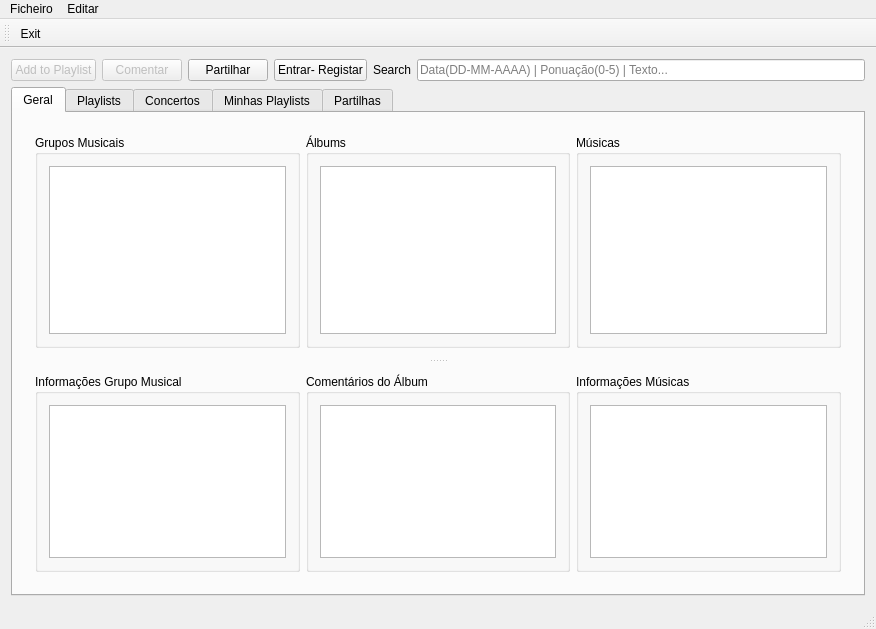
<?xml version="1.0" encoding="UTF-8"?>
<ui version="4.0">
 <class>MainWindow</class>
 <widget class="QMainWindow" name="MainWindow">
  <property name="geometry">
   <rect>
    <x>0</x>
    <y>0</y>
    <width>876</width>
    <height>629</height>
   </rect>
  </property>
  <property name="minimumSize">
   <size>
    <width>750</width>
    <height>400</height>
   </size>
  </property>
  <property name="windowTitle">
   <string>MainWindow</string>
  </property>
  <widget class="QWidget" name="centralWidget">
   <layout class="QGridLayout" name="gridLayout_5">
    <item row="1" column="0">
     <widget class="QTabWidget" name="tabWidget">
      <property name="enabled">
       <bool>true</bool>
      </property>
      <property name="minimumSize">
       <size>
        <width>300</width>
        <height>300</height>
       </size>
      </property>
      <property name="tabPosition">
       <enum>QTabWidget::North</enum>
      </property>
      <property name="tabShape">
       <enum>QTabWidget::Rounded</enum>
      </property>
      <property name="currentIndex">
       <number>0</number>
      </property>
      <property name="movable">
       <bool>false</bool>
      </property>
      <widget class="QWidget" name="tabGeral">
       <attribute name="title">
        <string>Geral</string>
       </attribute>
       <layout class="QGridLayout" name="gridLayout_14">
        <item row="0" column="0">
         <widget class="QSplitter" name="splitter">
          <property name="orientation">
           <enum>Qt::Vertical</enum>
          </property>
          <widget class="QWidget" name="layoutWidget">
           <layout class="QHBoxLayout" name="horizontalLayout">
            <item>
             <widget class="QGroupBox" name="groupBox">
              <property name="minimumSize">
               <size>
                <width>250</width>
                <height>200</height>
               </size>
              </property>
              <property name="title">
               <string>Grupos Musicais</string>
              </property>
              <layout class="QGridLayout" name="gridLayout_2">
               <item row="0" column="0">
                <widget class="QTableView" name="tableViewGrupo">
                 <property name="minimumSize">
                  <size>
                   <width>0</width>
                   <height>0</height>
                  </size>
                 </property>
                </widget>
               </item>
              </layout>
             </widget>
            </item>
            <item>
             <widget class="QGroupBox" name="groupBox_2">
              <property name="minimumSize">
               <size>
                <width>250</width>
                <height>200</height>
               </size>
              </property>
              <property name="title">
               <string>Álbums</string>
              </property>
              <layout class="QGridLayout" name="gridLayout_3">
               <item row="0" column="0">
                <widget class="QTableView" name="tableViewAlbum">
                 <property name="minimumSize">
                  <size>
                   <width>0</width>
                   <height>0</height>
                  </size>
                 </property>
                </widget>
               </item>
              </layout>
             </widget>
            </item>
            <item>
             <widget class="QGroupBox" name="groupBox_3">
              <property name="minimumSize">
               <size>
                <width>250</width>
                <height>200</height>
               </size>
              </property>
              <property name="title">
               <string>Músicas</string>
              </property>
              <layout class="QGridLayout" name="gridLayout_4">
               <item row="0" column="0">
                <widget class="QTableView" name="tableViewMusica">
                 <property name="minimumSize">
                  <size>
                   <width>0</width>
                   <height>0</height>
                  </size>
                 </property>
                </widget>
               </item>
              </layout>
             </widget>
            </item>
           </layout>
          </widget>
          <widget class="QWidget" name="layoutWidget">
           <layout class="QHBoxLayout" name="horizontalLayout_5">
            <item>
             <widget class="QGroupBox" name="groupBox_4">
              <property name="minimumSize">
               <size>
                <width>250</width>
                <height>100</height>
               </size>
              </property>
              <property name="maximumSize">
               <size>
                <width>16777215</width>
                <height>220</height>
               </size>
              </property>
              <property name="title">
               <string>Informações Grupo Musical</string>
              </property>
              <layout class="QGridLayout" name="gridLayout">
               <item row="0" column="0">
                <widget class="QTextEdit" name="textEditInformacoesGrupo">
                 <property name="enabled">
                  <bool>true</bool>
                 </property>
                 <property name="acceptRichText">
                  <bool>false</bool>
                 </property>
                </widget>
               </item>
              </layout>
             </widget>
            </item>
            <item>
             <widget class="QGroupBox" name="groupBox_9">
              <property name="minimumSize">
               <size>
                <width>250</width>
                <height>100</height>
               </size>
              </property>
              <property name="maximumSize">
               <size>
                <width>16777215</width>
                <height>220</height>
               </size>
              </property>
              <property name="title">
               <string>Comentários do Álbum</string>
              </property>
              <layout class="QGridLayout" name="gridLayout_6">
               <item row="0" column="0">
                <widget class="QTextEdit" name="textEditInformacoesAlbum"/>
               </item>
              </layout>
             </widget>
            </item>
            <item>
             <widget class="QGroupBox" name="groupBox_10">
              <property name="minimumSize">
               <size>
                <width>250</width>
                <height>100</height>
               </size>
              </property>
              <property name="maximumSize">
               <size>
                <width>16777215</width>
                <height>220</height>
               </size>
              </property>
              <property name="title">
               <string>Informações Músicas</string>
              </property>
              <layout class="QGridLayout" name="gridLayout_13">
               <item row="0" column="0">
                <widget class="QTextBrowser" name="textBrowserInformacoesMusica"/>
               </item>
              </layout>
             </widget>
            </item>
           </layout>
          </widget>
         </widget>
        </item>
       </layout>
      </widget>
      <widget class="QWidget" name="tabPlaylists">
       <attribute name="title">
        <string>Playlists</string>
       </attribute>
       <layout class="QGridLayout" name="gridLayout_9">
        <item row="0" column="0">
         <layout class="QHBoxLayout" name="horizontalLayout_3">
          <item>
           <widget class="QGroupBox" name="groupBox_5">
            <property name="minimumSize">
             <size>
              <width>250</width>
              <height>200</height>
             </size>
            </property>
            <property name="title">
             <string>Playlists</string>
            </property>
            <layout class="QGridLayout" name="gridLayout_7">
             <item row="0" column="0">
              <widget class="QTableView" name="tableViewPlaylists">
               <property name="minimumSize">
                <size>
                 <width>0</width>
                 <height>0</height>
                </size>
               </property>
              </widget>
             </item>
            </layout>
           </widget>
          </item>
          <item>
           <widget class="QGroupBox" name="groupBox_6">
            <property name="minimumSize">
             <size>
              <width>250</width>
              <height>200</height>
             </size>
            </property>
            <property name="title">
             <string>Musicas</string>
            </property>
            <layout class="QGridLayout" name="gridLayout_8">
             <item row="0" column="0">
              <widget class="QTableView" name="tableViewPlaylistMusicas">
               <property name="minimumSize">
                <size>
                 <width>0</width>
                 <height>0</height>
                </size>
               </property>
              </widget>
             </item>
            </layout>
           </widget>
          </item>
         </layout>
        </item>
       </layout>
      </widget>
      <widget class="QWidget" name="tabConcertos">
       <attribute name="title">
        <string>Concertos</string>
       </attribute>
       <layout class="QGridLayout" name="gridLayout_20">
        <item row="0" column="0">
         <layout class="QHBoxLayout" name="horizontalLayout_7">
          <item>
           <widget class="QGroupBox" name="groupBox_13">
            <property name="minimumSize">
             <size>
              <width>250</width>
              <height>200</height>
             </size>
            </property>
            <property name="title">
             <string>Concertos</string>
            </property>
            <layout class="QGridLayout" name="gridLayout_15">
             <item row="0" column="0">
              <widget class="QTableView" name="tableViewConcertos">
               <property name="minimumSize">
                <size>
                 <width>0</width>
                 <height>0</height>
                </size>
               </property>
              </widget>
             </item>
            </layout>
           </widget>
          </item>
          <item>
           <widget class="QGroupBox" name="groupBox_14">
            <property name="minimumSize">
             <size>
              <width>250</width>
              <height>200</height>
             </size>
            </property>
            <property name="title">
             <string>Informações</string>
            </property>
            <layout class="QGridLayout" name="gridLayout_19">
             <item row="0" column="0">
              <widget class="QTextEdit" name="textEditInformacoesConcertos"/>
             </item>
            </layout>
           </widget>
          </item>
         </layout>
        </item>
       </layout>
      </widget>
      <widget class="QWidget" name="tabMinhasPlayists">
       <attribute name="title">
        <string>Minhas Playlists</string>
       </attribute>
       <layout class="QGridLayout" name="gridLayout_12">
        <item row="0" column="0">
         <layout class="QHBoxLayout" name="horizontalLayout_4">
          <item>
           <widget class="QGroupBox" name="groupBox_7">
            <property name="minimumSize">
             <size>
              <width>250</width>
              <height>200</height>
             </size>
            </property>
            <property name="title">
             <string>Minhas Playlists</string>
            </property>
            <layout class="QGridLayout" name="gridLayout_10">
             <item row="0" column="0">
              <widget class="QTableView" name="tableViewUserPlaylists">
               <property name="minimumSize">
                <size>
                 <width>0</width>
                 <height>0</height>
                </size>
               </property>
              </widget>
             </item>
            </layout>
           </widget>
          </item>
          <item>
           <widget class="QGroupBox" name="groupBox_8">
            <property name="minimumSize">
             <size>
              <width>250</width>
              <height>200</height>
             </size>
            </property>
            <property name="title">
             <string>Musicas</string>
            </property>
            <layout class="QGridLayout" name="gridLayout_11">
             <item row="0" column="0">
              <widget class="QTableView" name="tableViewUserPlaylistMusicas">
               <property name="minimumSize">
                <size>
                 <width>0</width>
                 <height>0</height>
                </size>
               </property>
              </widget>
             </item>
            </layout>
           </widget>
          </item>
         </layout>
        </item>
       </layout>
      </widget>
      <widget class="QWidget" name="tabPartilhas">
       <attribute name="title">
        <string>Partilhas</string>
       </attribute>
       <layout class="QGridLayout" name="gridLayout_18">
        <item row="0" column="0">
         <layout class="QHBoxLayout" name="horizontalLayout_6">
          <item>
           <widget class="QGroupBox" name="groupBox_11">
            <property name="minimumSize">
             <size>
              <width>250</width>
              <height>200</height>
             </size>
            </property>
            <property name="title">
             <string>Músicas Partilhdas</string>
            </property>
            <layout class="QGridLayout" name="gridLayout_16">
             <item row="0" column="0">
              <widget class="QTableView" name="tableViewUserShared">
               <property name="minimumSize">
                <size>
                 <width>0</width>
                 <height>0</height>
                </size>
               </property>
              </widget>
             </item>
            </layout>
           </widget>
          </item>
          <item>
           <widget class="QGroupBox" name="groupBox_12">
            <property name="minimumSize">
             <size>
              <width>250</width>
              <height>200</height>
             </size>
            </property>
            <property name="title">
             <string>Músicas Partilhadas Comigo</string>
            </property>
            <layout class="QGridLayout" name="gridLayout_17">
             <item row="0" column="0">
              <widget class="QTableView" name="tableViewUserSharedWithMe">
               <property name="minimumSize">
                <size>
                 <width>0</width>
                 <height>0</height>
                </size>
               </property>
              </widget>
             </item>
            </layout>
           </widget>
          </item>
         </layout>
        </item>
       </layout>
      </widget>
     </widget>
    </item>
    <item row="0" column="0">
     <layout class="QHBoxLayout" name="horizontalLayout_2">
      <item>
       <widget class="QPushButton" name="pushButtonAddPlaylist">
        <property name="enabled">
         <bool>false</bool>
        </property>
        <property name="text">
         <string>Add to Playlist</string>
        </property>
       </widget>
      </item>
      <item>
       <widget class="QPushButton" name="pushButtonComentar">
        <property name="enabled">
         <bool>false</bool>
        </property>
        <property name="text">
         <string>Comentar</string>
        </property>
       </widget>
      </item>
      <item>
       <widget class="QPushButton" name="pushButtonShare">
        <property name="enabled">
         <bool>true</bool>
        </property>
        <property name="text">
         <string>Partilhar</string>
        </property>
       </widget>
      </item>
      <item>
       <widget class="QPushButton" name="pushButtonLogIn">
        <property name="text">
         <string>Entrar- Registar</string>
        </property>
       </widget>
      </item>
      <item>
       <widget class="QLabel" name="label">
        <property name="text">
         <string>Search</string>
        </property>
       </widget>
      </item>
      <item>
       <widget class="QLineEdit" name="lineEdit_Search">
        <property name="inputMask">
         <string/>
        </property>
        <property name="text">
         <string/>
        </property>
        <property name="placeholderText">
         <string>Data(DD-MM-AAAA) | Ponuação(0-5) | Texto...</string>
        </property>
       </widget>
      </item>
     </layout>
    </item>
   </layout>
  </widget>
  <widget class="QMenuBar" name="menuBar">
   <property name="geometry">
    <rect>
     <x>0</x>
     <y>0</y>
     <width>876</width>
     <height>21</height>
    </rect>
   </property>
   <widget class="QMenu" name="menuFicheiro">
    <property name="title">
     <string>Ficheiro</string>
    </property>
    <addaction name="actionSobre"/>
    <addaction name="actionQuery_Personalizada"/>
    <addaction name="actionRefrescar_Base_de_Dados"/>
    <addaction name="actionExit"/>
   </widget>
   <widget class="QMenu" name="menuEditar">
    <property name="title">
     <string>Editar</string>
    </property>
    <addaction name="actionInformacoes"/>
    <addaction name="actionAdicionar"/>
    <addaction name="actionAdicionar_Concerto"/>
    <addaction name="actionAdicionar_Musica_ao_Concerto"/>
    <addaction name="actionAdicionar_Musicos_ao_rupo"/>
    <addaction name="actionAdicionar_Musica_ao_Album"/>
    <addaction name="actionAdicionar_Compositor_M_sica"/>
    <addaction name="actionRemover_Playlists"/>
    <addaction name="actionRemover_Partilha"/>
    <addaction name="actionRemover_Concerto"/>
   </widget>
   <addaction name="menuFicheiro"/>
   <addaction name="menuEditar"/>
  </widget>
  <widget class="QToolBar" name="mainToolBar">
   <attribute name="toolBarArea">
    <enum>TopToolBarArea</enum>
   </attribute>
   <attribute name="toolBarBreak">
    <bool>false</bool>
   </attribute>
   <addaction name="actionExit"/>
  </widget>
  <widget class="QStatusBar" name="statusBar"/>
  <action name="actionExit">
   <property name="text">
    <string>Exit</string>
   </property>
  </action>
  <action name="actionAdicionar">
   <property name="text">
    <string>Adicionar...</string>
   </property>
  </action>
  <action name="actionAdicionar_Musicos_ao_rupo">
   <property name="text">
    <string>Adicionar Musicos ao Grupo</string>
   </property>
  </action>
  <action name="actionAdicionar_Musica_ao_Album">
   <property name="text">
    <string>Adicionar Musica ao Album</string>
   </property>
  </action>
  <action name="actionAdicionar_Compositor_M_sica">
   <property name="text">
    <string>Adicionar Compositor à Música</string>
   </property>
  </action>
  <action name="actionRemover_Playlists">
   <property name="enabled">
    <bool>false</bool>
   </property>
   <property name="text">
    <string>Remover Playlists</string>
   </property>
  </action>
  <action name="actionRemover_Partilha">
   <property name="enabled">
    <bool>false</bool>
   </property>
   <property name="text">
    <string>Remover Partilha</string>
   </property>
  </action>
  <action name="actionSobre">
   <property name="text">
    <string>Sobre</string>
   </property>
  </action>
  <action name="actionQuery_Personalizada">
   <property name="text">
    <string>Query Personalizada</string>
   </property>
  </action>
  <action name="actionRefrescar_Base_de_Dados">
   <property name="text">
    <string>Refrescar Base de Dados</string>
   </property>
  </action>
  <action name="actionAdicionar_Concerto">
   <property name="text">
    <string>Adicionar Concerto</string>
   </property>
  </action>
  <action name="actionAdicionar_Musica_ao_Concerto">
   <property name="text">
    <string>Adicionar Musica ao Concerto</string>
   </property>
  </action>
  <action name="actionRemover_Concerto">
   <property name="text">
    <string>Remover Concerto</string>
   </property>
  </action>
  <action name="actionInformacoes">
   <property name="text">
    <string>Informações</string>
   </property>
  </action>
 </widget>
 <layoutdefault spacing="6" margin="11"/>
 <resources/>
 <connections/>
</ui>
